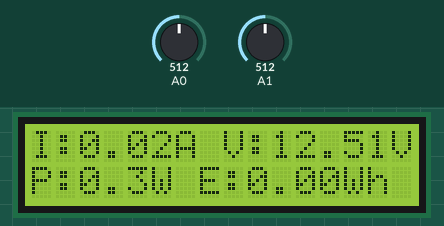
Simulated run of this sketch. Board: Arduino Uno, built with avr-gcc and run on an emulated ATmega328P. Parts: 16×2 character LCD. The test bench sets the inputs (shaded band); at power-on: A1 = 512, A0 = 512. What the sketch prints to the serial monitor is not drawn.

Above: at 1.2 s.
1.3 s: A1 set to 426
At 2.9 s:
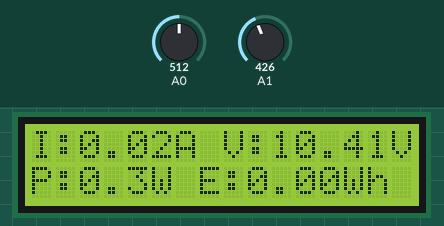
3.2 s: A1 set to 394
At 3.7 s:
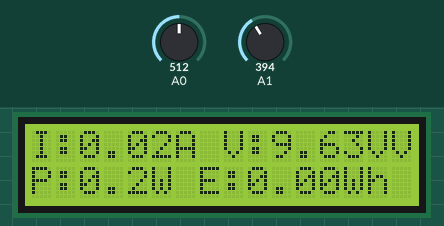
4.8 s: A0 set to 698
At 5.3 s:
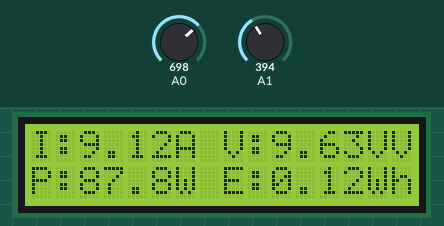
6.9 s: A0 set to 732
At 7.5 s:
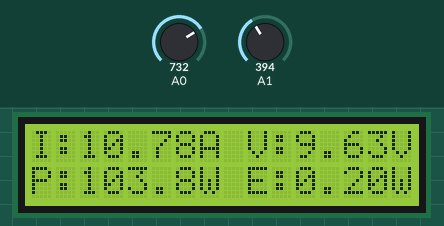
9.1 s: A0 set to 716
At 9.7 s:
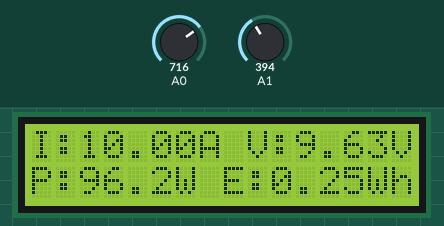
12.2 s: A1 set to 45
At 13.8 s:
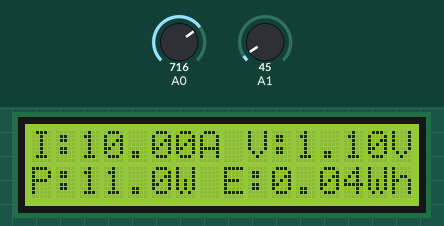
15.3 s: A1 set to 38
Timing chart, 0 to 18.3 s (numbered marks = the images above; inputs shaded):
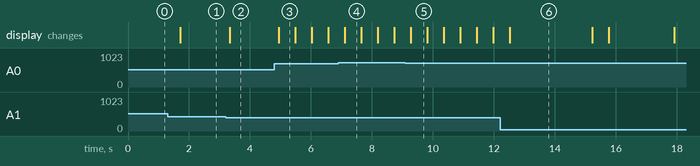

Measured:
- the behaviour switches between 409 and 408 on A1 (found by bisection; images 1 and 2)
- the behaviour switches between 715 and 716 on A0 (found by bisection; images 3 and 4)
- after the input at 1.3 s, the display: changes after 0.42 s (image 1)
- after the input at 3.2 s, the display: changes after 0.13 s (image 2)
- after the input at 4.8 s, the display: changes after 0.15 s (image 3)
- after the input at 6.9 s, the display: changes after 0.21 s (image 4)
- after the input at 9.1 s, the display: changes after 0.18 s (image 5)

The sketch:

Energy_Monitor.ino
```cpp
#include <LiquidCrystal_I2C.h>
LiquidCrystal_I2C lcd(0x27,16,2);

float sensitivity = 0.100;
float zeropoint = 2.5;

void setup(){
  Serial.begin(9600);
  lcd.init();
  lcd.backlight();
}

void loop(){
  // Current Sensor (A0)
  int raw = analogRead(A0);
  float voltage = raw*(5.0/1023.0);
  float current = (voltage-zeropoint)/sensitivity;

  // Voltage Sensor (A1)
  int rawV = analogRead(A1);
  float sensorV = rawV*(5.0/1023.0);
  float Voltage = sensorV*5.0;

  // Power and Energy
  float power = Voltage*current;
  unsigned long time = millis();
  float energy = power*(time/3600000.0);
  float kwh = energy/1000.0;

  // LCD Display
  lcd.setCursor(0,0);
  lcd.print("I:");
  lcd.print(current,2);
  lcd.print("A V:");
  lcd.print(Voltage,2);
  lcd.print("V");

  lcd.setCursor(0,1);
  lcd.print("P:");
  lcd.print(power,1);
  lcd.print("W E:");
  lcd.print(energy,2);
  lcd.print("Wh");

  // Serial Monitor
  Serial.print("current:");
  Serial.print(current,2);
  Serial.println("A");
  Serial.print("Voltage:");
  Serial.print(Voltage,2);
  Serial.println("V");
  Serial.print("power:");
  Serial.print(power,2);
  Serial.println("W");
  Serial.print("energy:");
  Serial.print(energy,2);
  Serial.println("Wh");
  Serial.print("kwh:");
  Serial.print(kwh,2);
  Serial.println("kWh");

  delay(500);
}
```
